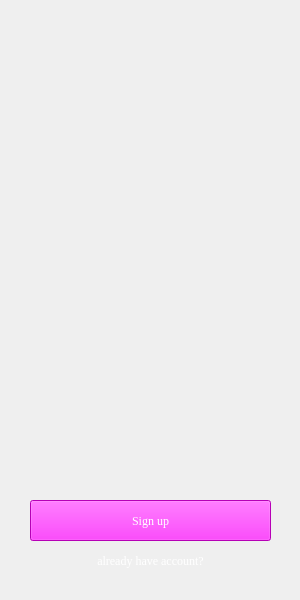
<?xml version="1.0" encoding="UTF-8"?>
<ui version="4.0">
 <class>MainWindow</class>
 <widget class="QMainWindow" name="MainWindow">
  <property name="geometry">
   <rect>
    <x>0</x>
    <y>0</y>
    <width>300</width>
    <height>600</height>
   </rect>
  </property>
  <property name="minimumSize">
   <size>
    <width>300</width>
    <height>600</height>
   </size>
  </property>
  <property name="sizeIncrement">
   <size>
    <width>300</width>
    <height>600</height>
   </size>
  </property>
  <property name="windowTitle">
   <string>MainWindow</string>
  </property>
  <widget class="QWidget" name="centralwidget">
   <widget class="QWidget" name="widget" native="true">
    <property name="geometry">
     <rect>
      <x>0</x>
      <y>0</y>
      <width>300</width>
      <height>601</height>
     </rect>
    </property>
    <property name="minimumSize">
     <size>
      <width>300</width>
      <height>600</height>
     </size>
    </property>
    <property name="sizeIncrement">
     <size>
      <width>300</width>
      <height>0</height>
     </size>
    </property>
    <widget class="QLabel" name="label">
     <property name="geometry">
      <rect>
       <x>0</x>
       <y>10</y>
       <width>300</width>
       <height>600</height>
      </rect>
     </property>
     <property name="minimumSize">
      <size>
       <width>300</width>
       <height>600</height>
      </size>
     </property>
     <property name="maximumSize">
      <size>
       <width>300</width>
       <height>600</height>
      </size>
     </property>
     <property name="sizeIncrement">
      <size>
       <width>300</width>
       <height>600</height>
      </size>
     </property>
     <property name="text">
      <string/>
     </property>
     <property name="pixmap">
      <pixmap>../resourse/f22db7934605fe118101395f41e9c17d.jpg</pixmap>
     </property>
     <property name="scaledContents">
      <bool>true</bool>
     </property>
    </widget>
    <widget class="QPushButton" name="pushButton">
     <property name="geometry">
      <rect>
       <x>30</x>
       <y>500</y>
       <width>241</width>
       <height>41</height>
      </rect>
     </property>
     <property name="font">
      <font>
       <family>Times New Roman</family>
      </font>
     </property>
     <property name="styleSheet">
      <string notr="true">background-color: rgb(255, 0, 255);
color: rgb(255, 255, 255);

</string>
     </property>
     <property name="text">
      <string>Sign up</string>
     </property>
     <property name="shortcut">
      <string notr="true"/>
     </property>
     <property name="checkable">
      <bool>false</bool>
     </property>
     <property name="autoRepeat">
      <bool>true</bool>
     </property>
    </widget>
    <widget class="QPushButton" name="pushButton_2">
     <property name="geometry">
      <rect>
       <x>30</x>
       <y>540</y>
       <width>241</width>
       <height>41</height>
      </rect>
     </property>
     <property name="font">
      <font>
       <family>Times New Roman</family>
      </font>
     </property>
     <property name="styleSheet">
      <string notr="true">color: rgb(255, 255, 255);</string>
     </property>
     <property name="text">
      <string>already have account?</string>
     </property>
     <property name="shortcut">
      <string/>
     </property>
     <property name="checkable">
      <bool>false</bool>
     </property>
     <property name="autoExclusive">
      <bool>false</bool>
     </property>
     <property name="autoDefault">
      <bool>false</bool>
     </property>
     <property name="default">
      <bool>false</bool>
     </property>
     <property name="flat">
      <bool>true</bool>
     </property>
    </widget>
   </widget>
  </widget>
 </widget>
 <resources/>
 <connections/>
</ui>
